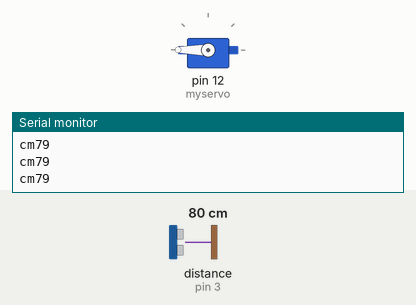
Simulated run of this sketch. Board: Arduino Uno, built with avr-gcc and run on an emulated ATmega328P. Parts: servo, the last lines printed to the serial monitor. Wiring (inferred from the names in the program): ultrasonic range finder: trigger pin 2; echo pin 3. Inputs (shaded band) come from the test bench; at power-on: distance to the obstacle (sensor on pin 3) 80 cm. The echo pulse lasts 58.3 µs per cm.

Above: at 1.2 s.
1.3 s: distance to the obstacle (sensor on pin 3) set to 194 cm
2.8 s: distance to the obstacle (sensor on pin 3) set to 203 cm
At 3.4 s:
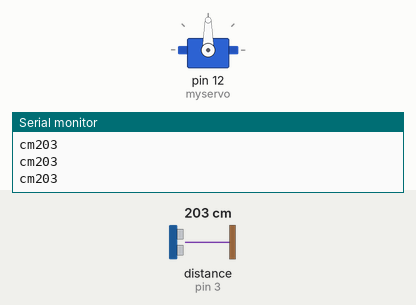
4.3 s: distance to the obstacle (sensor on pin 3) set to 2 cm
At 5.5 s:
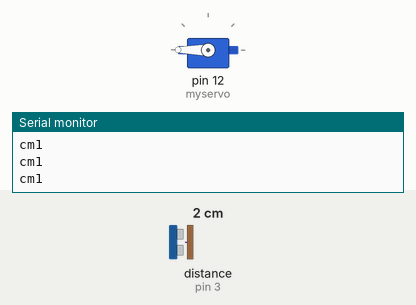
5.8 s: distance to the obstacle (sensor on pin 3) set to 250 cm
At 7.1 s:
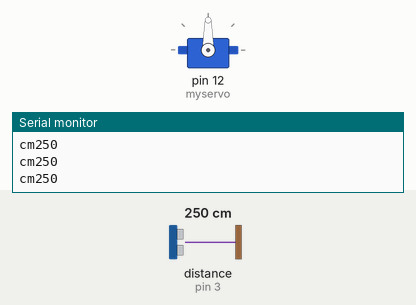
Timing chart, 0 to 8.3 s (numbered marks = the images above; inputs shaded):
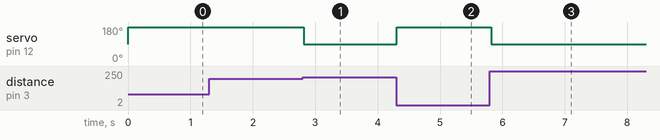

Measured:
- the behaviour switches between 199 and 200 cm on distance to the obstacle (sensor on pin 3) (found by bisection; images 0 and 1)
- after the input at 2.8 s, servo on pin 12 (myservo): 180° → 90° at once
- after the input at 4.3 s, servo on pin 12 (myservo): 90° → 180° at once
- after the input at 5.8 s, servo on pin 12 (myservo): 180° → 90° at once

The sketch:

Ultrasonic.ino
```cpp
#include <Servo.h>
#define trig 2
#define echo 3
int distance;
long duration;
int pos = 0;
Servo myservo;

void setup () {
  Serial.begin(9600);
  pinMode(echo, INPUT);
  pinMode(trig, OUTPUT);
  myservo.attach(12);
  }

void loop () {


  long duration, distance;
  digitalWrite(trig, HIGH);
  delayMicroseconds(10);
  digitalWrite(trig, LOW);
  duration = pulseIn(echo, HIGH);
  distance = (duration/2) / 29.1;

  if (distance <200) {

        myservo.write(180);

   } else {
      myservo.write(90);
   }


  Serial.print("cm");
  Serial.println(distance);
}
```
